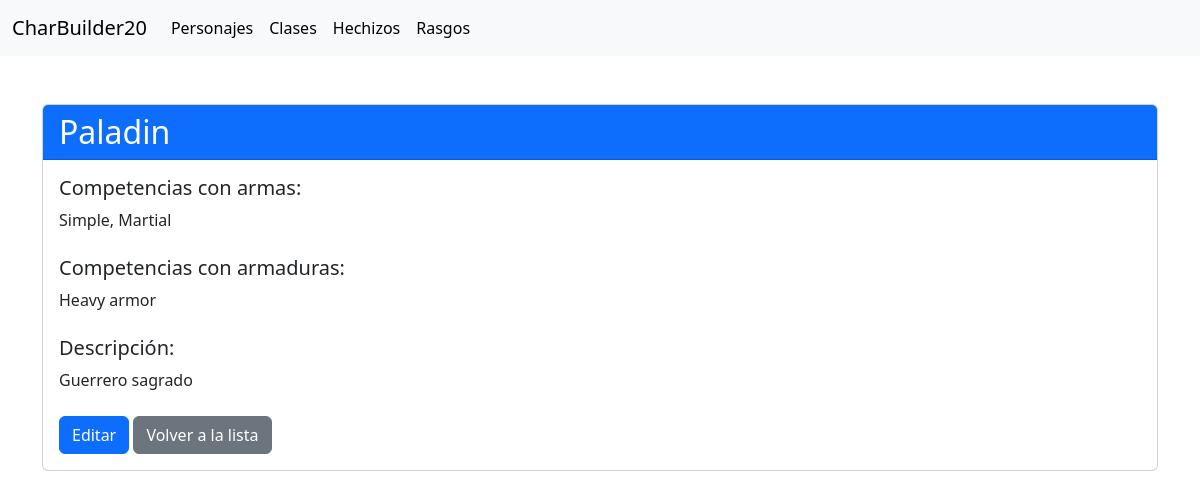
The app's page /class/2/ with its own data.
### App/models.py (models this page shows, shortened)
class Classes(models.Model):
    class_name = models.CharField(max_length=100)
    class_weapons = models.CharField(max_length=30)
    class_armor = models.CharField(max_length=50)
    class_desc = models.CharField(max_length=255)

### App/views.py (the view)
# urls.py: path('class/<int:pk>/', views.class_detail, name='class_detail'),
def class_detail(request, pk):
    class_obj = get_object_or_404(Classes, pk=pk)
    return render(request, 'App/class_detail.html', {'class': class_obj})

### App/templates/App/class_detail.html
{% extends 'layout/base.html' %}
{% block content %}
<div class="container mt-5">
    <div class="card">
        <div class="card-header bg-primary text-white">
            <h2 class="mb-0">{{ class.class_name }}</h2>
        </div>
        <div class="card-body">
            <h5 class="card-title">Competencias con armas:</h5>
            <p class="card-text">{{ class.class_weapons }}</p>
            <h5 class="card-title mt-4">Competencias con armaduras:</h5>
            <p class="card-text">{{ class.class_armor }}</p>
            <h5 class="card-title mt-4">Descripción:</h5>
            <p class="card-text">{{ class.class_desc }}</p>
            <div class="mt-4">
                <a href="{% url 'class_edit' pk=class.pk %}" class="btn btn-primary">Editar</a>
                <a href="{% url 'class_list' %}" class="btn btn-secondary">Volver a la lista</a>
            </div>
        </div>
    </div>
</div>
{% endblock %}

### records on screen
Classes: class_name "Paladin", class_weapons "Simple, Martial", class_armor "Heavy armor", class_desc "Guerrero sagrado"
